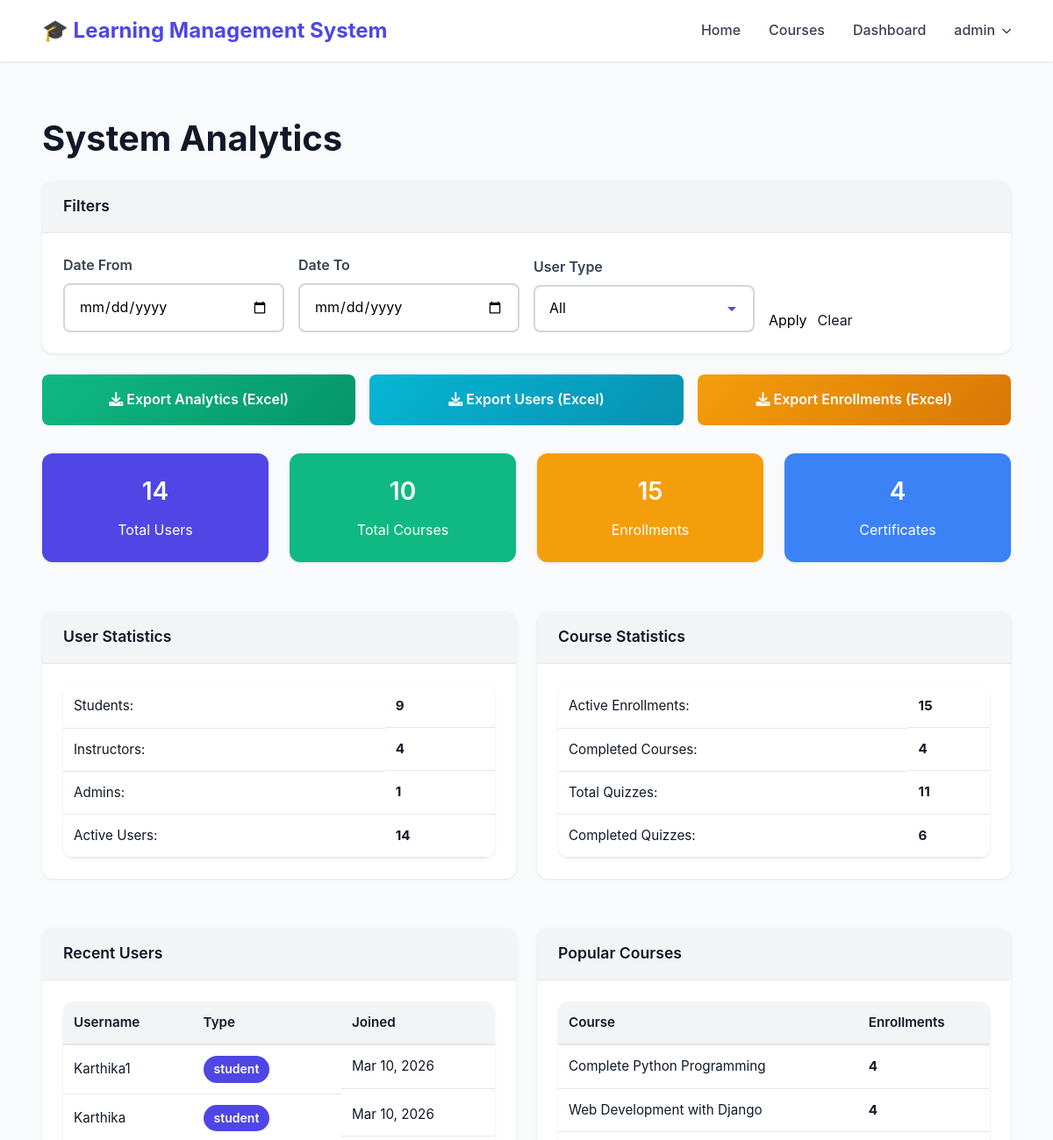
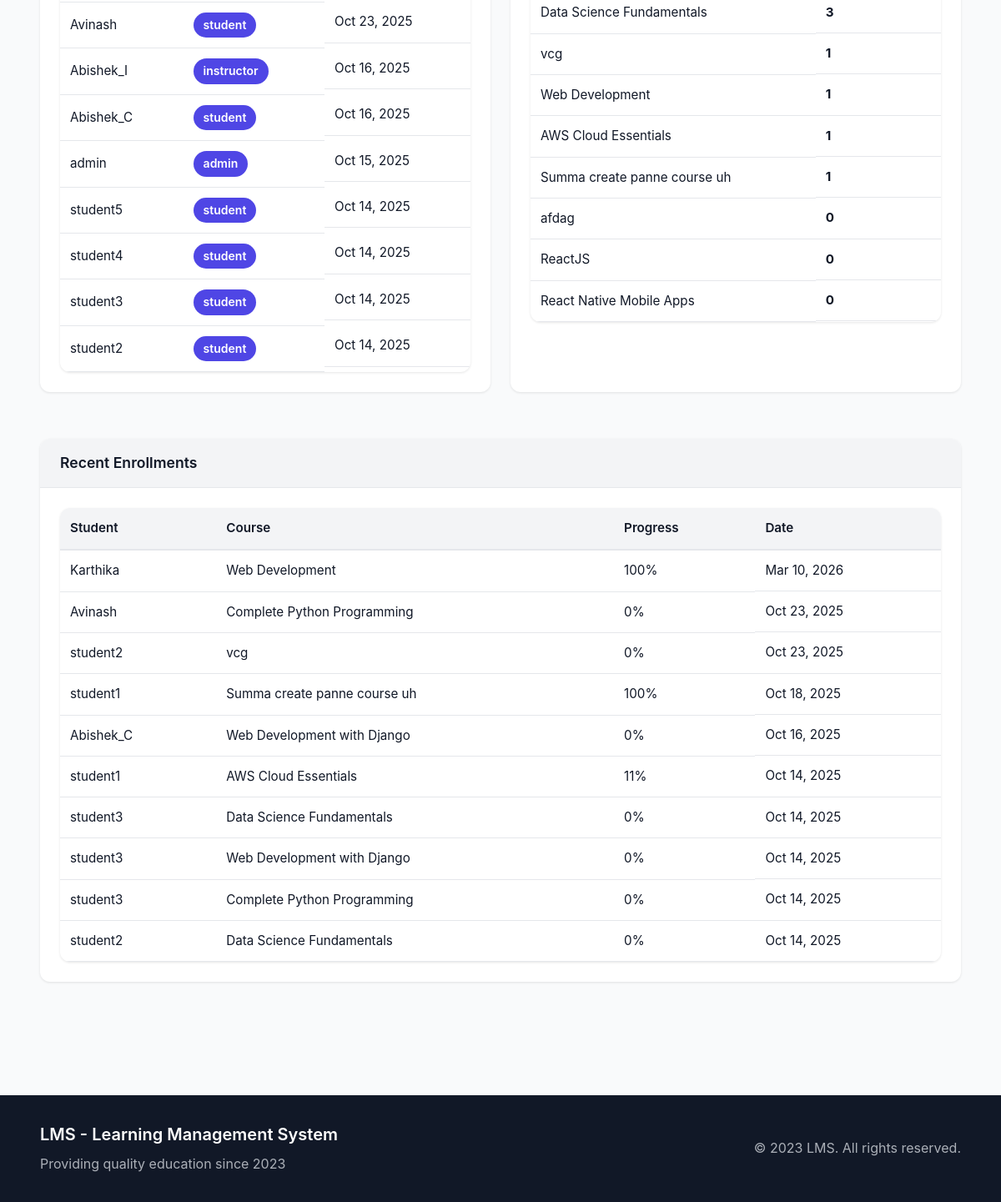
Screenshot of /analytics/ (signed in) with the database file from the repository (2 pictures, top to bottom).
### accounts/models.py (models this page shows, shortened)
class User(AbstractUser):
    USER_TYPE_CHOICES = (
        ('student', 'Student'),
        ('instructor', 'Instructor'),
        ('admin', 'Admin'),
    )
    user_type = models.CharField(max_length=10, choices=USER_TYPE_CHOICES, default='student')
    profile_picture = models.ImageField(upload_to='profile_pictures/', null=True, blank=True)
    phone = models.CharField(max_length=20, null=True, blank=True)
    bio = models.TextField(blank=True, null=True)
    date_of_birth = models.DateField(null=True, blank=True)
    website = models.URLField(max_length=200, blank=True, null=True)
    address = models.TextField(blank=True, null=True)
    LEARNING_STYLE_CHOICES = (
        ('visual', 'Visual'),
        ('auditory', 'Auditory'),
        ('reading', 'Reading/Writing'),
        ('kinesthetic', 'Kinesthetic'),
    )
    learning_style = models.CharField(max_length=20, choices=LEARNING_STYLE_CHOICES, null=True, blank=True)
    preferred_language = models.CharField(max_length=50, blank=True, null=True)
    daily_study_goal = models.PositiveIntegerField(default=30, validators=[MinValueValidator(15), MaxValueValidator(480)])  # in minutes
    @property
    def is_admin(self):
        return self.is_superuser or self.user_type == 'admin'

### courses/models.py (models this page shows, shortened)
class Course(models.Model):
    title = models.CharField(max_length=200, unique=True)
    code = models.CharField(max_length=20, unique=True, blank=True, null=True, help_text="Unique course code (e.g., CS101)")
    description = models.TextField()
    instructor = models.ForeignKey(
        settings.AUTH_USER_MODEL,
        on_delete=models.CASCADE,
        related_name='courses_taught'
    )
    thumbnail = models.ImageField(upload_to='course_thumbnails/', null=True, blank=True)
    syllabus = models.FileField(upload_to='syllabi/', null=True, blank=True)
    category = models.ForeignKey(Category, on_delete=models.SET_NULL, null=True, blank=True, related_name='courses')
    created_at = models.DateTimeField(auto_now_add=True)
    updated_at = models.DateTimeField(auto_now=True)

class Enrollment(models.Model):
    student = models.ForeignKey(
        settings.AUTH_USER_MODEL,
        on_delete=models.CASCADE,
        related_name='enrollments'
    )
    course = models.ForeignKey(Course, on_delete=models.CASCADE, related_name='enrollments')
    enrollment_date = models.DateTimeField(auto_now_add=True)
    completed = models.BooleanField(default=False)
    completion_date = models.DateTimeField(null=True, blank=True)
    progress = models.DecimalField(max_digits=5, decimal_places=2, default=0.00)
    is_active = models.BooleanField(default=True)
    class Meta:
        unique_together = ('student', 'course')

### accounts/analytics_views.py (the view)
# urls.py: path('analytics/', analytics_dashboard, name='analytics_dashboard'),
@login_required
@admin_required
def analytics_dashboard(request):
    date_from = request.GET.get('date_from', '')
    date_to = request.GET.get('date_to', '')
    user_type = request.GET.get('user_type', '')
    users = User.objects.all()
    enrollments = Enrollment.objects.all()
    certificates = Certificate.objects.all()
    if date_from:
        users = users.filter(date_joined__gte=date_from)
        enrollments = enrollments.filter(enrollment_date__gte=date_from)
        certificates = certificates.filter(issued_date__gte=date_from)
    if date_to:
        users = users.filter(date_joined__lte=date_to)
        enrollments = enrollments.filter(enrollment_date__lte=date_to)
        certificates = certificates.filter(issued_date__lte=date_to)
    if user_type:
        users = users.filter(user_type=user_type)
    context = {
        'total_users': users.count(),
        'total_students': users.filter(user_type='student').count(),
        'total_instructors': users.filter(user_type='instructor').count(),
        'total_admins': users.filter(user_type='admin').count(),
        'active_users': users.filter(is_active=True).count(),
        'total_courses': Course.objects.count(),
        'total_enrollments': enrollments.count(),
        'active_enrollments': enrollments.filter(is_active=True).count(),
        'completed_courses': enrollments.filter(completed=True).count(),
        'total_quizzes': Quiz.objects.count(),
        'total_quiz_attempts': QuizAttempt.objects.count(),
        'completed_quizzes': QuizAttempt.objects.filter(completed_at__isnull=False).count(),
        'total_certificates': certificates.count(),
        'recent_users': users.order_by('-date_joined')[:10],
        'recent_enrollments': enrollments.select_related('student', 'course').order_by('-enrollment_date')[:10],
        'popular_courses': Course.objects.annotate(enrollment_count=Count('enrollments')).order_by('-enrollment_count')[:10],
        'date_from': date_from,
        'date_to': date_to,
        'user_type': user_type,
    }
    return render(request, 'analytics/dashboard.html', context)

### templates/analytics/dashboard.html (shortened to what this page needs)
{% extends 'base.html' %}
{% block content %}
<div class="container py-5">
    <h1 class="mb-4">System Analytics</h1>
    <div class="card mb-4">
        <div class="card-header">
            <h5 class="mb-0">Filters</h5>
        </div>
        <div class="card-body">
            <form method="get" class="filter-form-grid">
                <div>
                    <label class="form-label">Date From</label>
                    <input type="date" name="date_from" class="form-control" value="{{ date_from }}">
                </div>
                <div>
                    <label class="form-label">Date To</label>
                    <input type="date" name="date_to" class="form-control" value="{{ date_to }}">
                </div>
                <div>
                    <label class="form-label">User Type</label>
                    <select name="user_type" class="form-select">
                        <option value="">All</option>
                    </select>
                </div>
                <div class="filter-buttons">
                    <button type="submit" class="filter-btn filter-btn-primary">Apply</button>
                    <a href="{% url 'analytics_dashboard' %}" class="filter-btn filter-btn-secondary">Clear</a>
                </div>
            </form>
        </div>
    </div>
    <div class="export-buttons-grid">
        <a href="{% url 'export_analytics_csv' %}" class="export-btn export-btn-green"><i class="fas fa-download"></i> Export Analytics (Excel)</a>
        <a href="{% url 'export_users_csv' %}" class="export-btn export-btn-blue"><i class="fas fa-download"></i> Export Users (Excel)</a>
        <a href="{% url 'export_enrollments_csv' %}" class="export-btn export-btn-orange"><i class="fas fa-download"></i> Export Enrollments (Excel)</a>
    </div>
    <div class="analytics-stats-grid">
        <div class="card text-center bg-primary text-white">
            <div class="card-body">
                <h3>{{ total_users }}</h3>
                <p>Total Users</p>
            </div>
        </div>
        <div class="card text-center bg-success text-white">
            <div class="card-body">
                <h3>{{ total_courses }}</h3>
                <p>Total Courses</p>
            </div>
        </div>
        <div class="card text-center bg-warning text-white">
            <div class="card-body">
                <h3>{{ total_enrollments }}</h3>
                <p>Enrollments</p>
            </div>
        </div>
        <div class="card text-center bg-info text-white">
            <div class="card-body">
                <h3>{{ total_certificates }}</h3>
                <p>Certificates</p>
            </div>
        </div>
    </div>
    <div class="analytics-grid-2">
        <div class="card">
            <div class="card-header"><h5 class="mb-0">User Statistics</h5></div>
            <div class="card-body">
                <table class="table">
                    <tr><td>Students:</td><td><strong>{{ total_students }}</strong></td></tr>
                    <tr><td>Instructors:</td><td><strong>{{ total_instructors }}</strong></td></tr>
                    <tr><td>Admins:</td><td><strong>{{ total_admins }}</strong></td></tr>
                    <tr><td>Active Users:</td><td><strong>{{ active_users }}</strong></td></tr>
                </table>
            </div>
        </div>
        <div class="card">
            <div class="card-header"><h5 class="mb-0">Course Statistics</h5></div>
            <div class="card-body">
                <table class="table">
                    <tr><td>Active Enrollments:</td><td><strong>{{ active_enrollments }}</strong></td></tr>
                    <tr><td>Completed Courses:</td><td><strong>{{ completed_courses }}</strong></td></tr>
                    <tr><td>Total Quizzes:</td><td><strong>{{ total_quizzes }}</strong></td></tr>
                    <tr><td>Completed Quizzes:</td><td><strong>{{ completed_quizzes }}</strong></td></tr>
                </table>
            </div>
        </div>
    </div>
    <div class="analytics-grid-2">
        <div class="card">
            <div class="card-header"><h5 class="mb-0">Recent Users</h5></div>
            <div class="card-body">
                <table class="table table-sm">
                    <thead><tr><th>Username</th><th>Type</th><th>Joined</th></tr></thead>
                    <tbody>
                        {% for user in recent_users %}
                        <tr>
                            <td>{{ user.username }}</td>
                            <td><span class="badge bg-primary">{{ user.user_type }}</span></td>
                            <td>{{ user.date_joined|date:"M d, Y" }}</td>
                        </tr>
                        {% endfor %}
                    </tbody>
                </table>
            </div>
        </div>
        <div class="card">
            <div class="card-header"><h5 class="mb-0">Popular Courses</h5></div>
            <div class="card-body">
                <table class="table table-sm">
                    <thead><tr><th>Course</th><th>Enrollments</th></tr></thead>
                    <tbody>
                        {% for course in popular_courses %}
                        <tr>
                            <td>{{ course.title }}</td>
                            <td><strong>{{ course.enrollment_count }}</strong></td>
                        </tr>
                        {% endfor %}
                    </tbody>
                </table>
            </div>
        </div>
    </div>
    <div class="card">
        <div class="card-header"><h5 class="mb-0">Recent Enrollments</h5></div>
        <div class="card-body">
            <table class="table">
                <thead><tr><th>Student</th><th>Course</th><th>Progress</th><th>Date</th></tr></thead>
                <tbody>
                    {% for enrollment in recent_enrollments %}
                    <tr>
                        <td>{{ enrollment.student.username }}</td>
                        <td>{{ enrollment.course.title }}</td>
                        <td>{{ enrollment.progress|floatformat:0 }}%</td>
                        <td>{{ enrollment.enrollment_date|date:"M d, Y" }}</td>
                    </tr>
                    {% endfor %}
                </tbody>
            </table>
        </div>
    </div>
</div>
{% endblock %}

### templates/base.html (shortened to what this page needs)
<!DOCTYPE html>
<html lang="en">
<head>
    <link rel="stylesheet" href="https://cdnjs.cloudflare.com/ajax/libs/font-awesome/6.0.0/css/all.min.css">
    {% load static %}
    <link rel="stylesheet" href="{% static 'css/reset.css' %}?v=11">
    <link rel="stylesheet" href="{% static 'css/responsive.css' %}?v=17">
    <link rel="stylesheet" href="{% static 'css/style.css' %}?v=11">
    <link rel="stylesheet" href="{% static 'css/admin-fix.css' %}?v=11">
    <link rel="stylesheet" href="{% static 'css/navbar-fix.css' %}?v=11">
    <link rel="stylesheet" href="{% static 'css/instructor-students.css' %}?v=11">
    <link rel="stylesheet" href="{% static 'css/lessons.css' %}?v=2">
    <link rel="stylesheet" href="{% static 'css/quizzes.css' %}?v=2">
    <link rel="stylesheet" href="{% static 'css/dashboard.css' %}?v=2">
    <link rel="stylesheet" href="{% static 'css/student-progress.css' %}?v=2">
    <link rel="stylesheet" href="{% static 'css/admin-progress.css' %}?v=2">
    <link rel="stylesheet" href="{% static 'css/doubts.css' %}?v=2">
    <link rel="stylesheet" href="{% static 'css/assessments.css' %}?v=2">
    <link rel="stylesheet" href="{% static 'css/forms.css' %}?v=1">
</head>
<body>
    <nav class="navbar">
        <div class="container navbar-container">
            <a class="navbar-brand" href="/">🎓 Learning Management System</a>
            <div class="navbar-menu" id="navbarMenu">
                <a class="nav-link" href="{% url 'home' %}">Home</a>
                <a class="nav-link" href="{% url 'courses:course_list' %}">Courses</a>
                {% if user.is_authenticated %}
                <a class="nav-link" href="{% url 'accounts:dashboard' %}">Dashboard</a>
                <div class="dropdown" id="userDropdownContainer">
                    <span class="nav-link dropdown-toggle" onclick="toggleDropdown(event)">{{ user.username }}</span>
                </div>
                {% else %}
                <a class="nav-link" href="{% url 'accounts:login' %}">Login</a>
                <a class="btn-register" href="{% url 'accounts:register' %}">Register</a>
                {% endif %}
            </div>
        </div>
    </nav>
    <main>
        {% block content %}{% endblock %}
    </main>
    <footer>
        <div class="container">
            <div class="footer-content">
                <div class="footer-left">
                    <h5>LMS - Learning Management System</h5>
                    <p>Providing quality education since 2023</p>
                </div>
                <div class="footer-right">
                    <p>&copy; 2023 LMS. All rights reserved.</p>
                </div>
            </div>
        </div>
    </footer>
</body>
</html>

### rows the page displays
User: username "admin", user_type "admin", date_joined "Oct 15, 2025"
User: username "Karthika1", user_type "student", date_joined "Mar 10, 2026"
User: username "Karthika", user_type "student", date_joined "Mar 10, 2026"
User: username "Avinash", user_type "student", date_joined "Oct 23, 2025"
User: username "Abishek_I", user_type "instructor", date_joined "Oct 16, 2025"
User: username "Abishek_C", user_type "student", date_joined "Oct 16, 2025"
User: username "student5", user_type "student", date_joined "Oct 14, 2025"
User: username "student4", user_type "student", date_joined "Oct 14, 2025"
User: username "student3", user_type "student", date_joined "Oct 14, 2025"
User: username "student2", user_type "student", date_joined "Oct 14, 2025"
Course: title "Complete Python Programming", enrollment_count "4"
Course: title "Web Development with Django", enrollment_count "4"
Course: title "Data Science Fundamentals", enrollment_count "3"
Course: title "vcg", enrollment_count "1"
Course: title "Web Development", enrollment_count "1"
Course: title "AWS Cloud Essentials", enrollment_count "1"
Course: title "Summa create panne course uh", enrollment_count "1"
Course: title "afdag", enrollment_count "0"
Course: title "ReactJS", enrollment_count "0"
Course: title "React Native Mobile Apps", enrollment_count "0"
Enrollment: student.username "Karthika", course "Web Development", progress "100", enrollment_date "Mar 10, 2026"
Enrollment: student.username "Avinash", course "Complete Python Programming", progress "0", enrollment_date "Oct 23, 2025"
Enrollment: student.username "student2", course "vcg", progress "0", enrollment_date "Oct 23, 2025"
Enrollment: student.username "student1", course "Summa create panne course uh", progress "100", enrollment_date "Oct 18, 2025"
Enrollment: student.username "Abishek_C", course "Web Development with Django", progress "0", enrollment_date "Oct 16, 2025"
Enrollment: student.username "student1", course "AWS Cloud Essentials", progress "11", enrollment_date "Oct 14, 2025"
Enrollment: student.username "student3", course "Data Science Fundamentals", progress "0", enrollment_date "Oct 14, 2025"
Enrollment: student.username "student3", course "Web Development with Django", progress "0", enrollment_date "Oct 14, 2025"
Enrollment: student.username "student3", course "Complete Python Programming", progress "0", enrollment_date "Oct 14, 2025"
Enrollment: student.username "student2", course "Data Science Fundamentals", progress "0", enrollment_date "Oct 14, 2025"

### other values shown
{{ total_users }} "14"
{{ total_courses }} "10"
{{ total_enrollments }} "15"
{{ total_certificates }} "4"
{{ total_students }} "9"
{{ total_instructors }} "4"
{{ total_admins }} "1"
{{ active_users }} "14"
{{ active_enrollments }} "15"
{{ completed_courses }} "4"
{{ total_quizzes }} "11"
{{ completed_quizzes }} "6"
